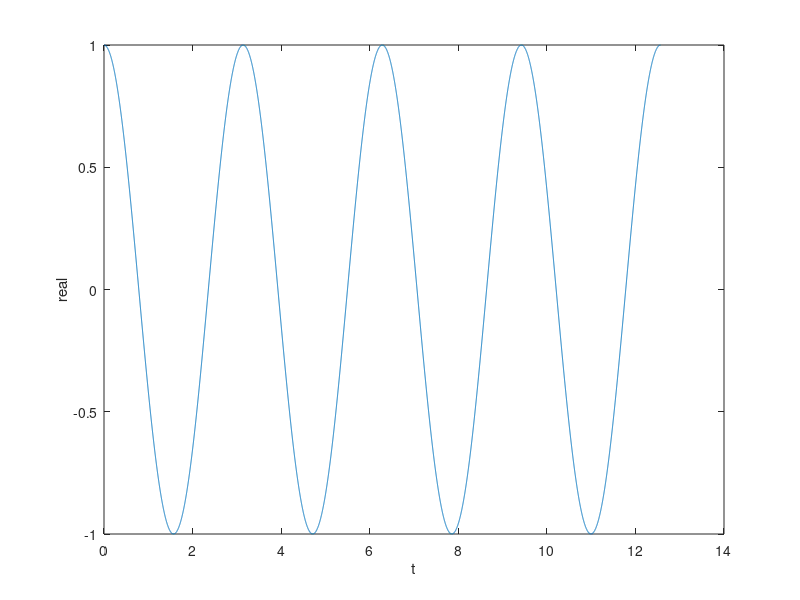
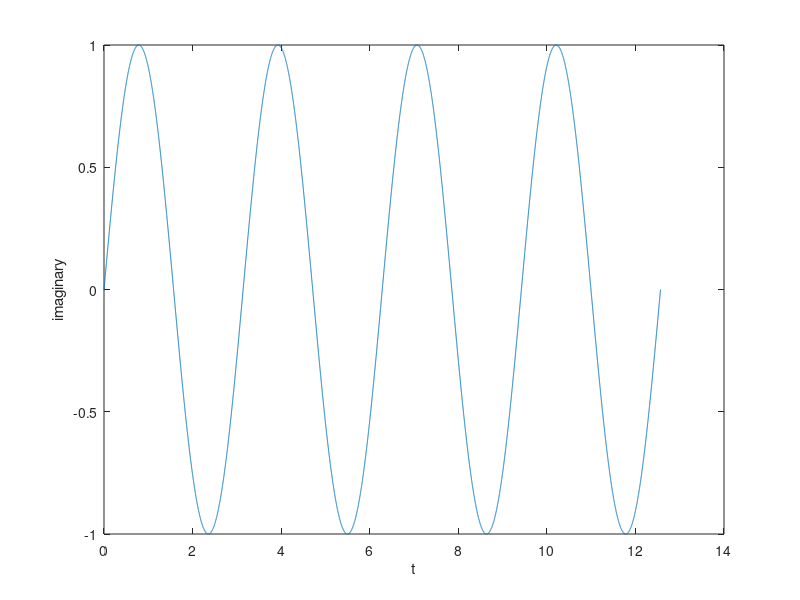
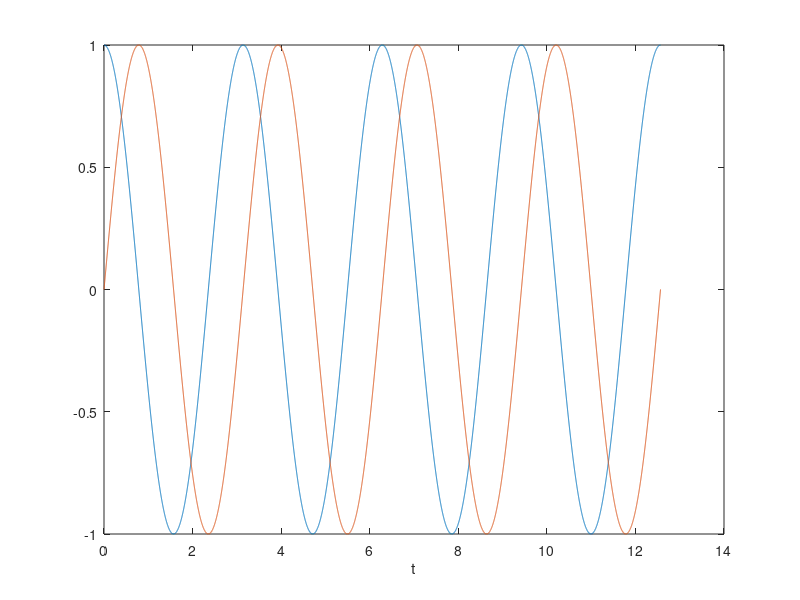
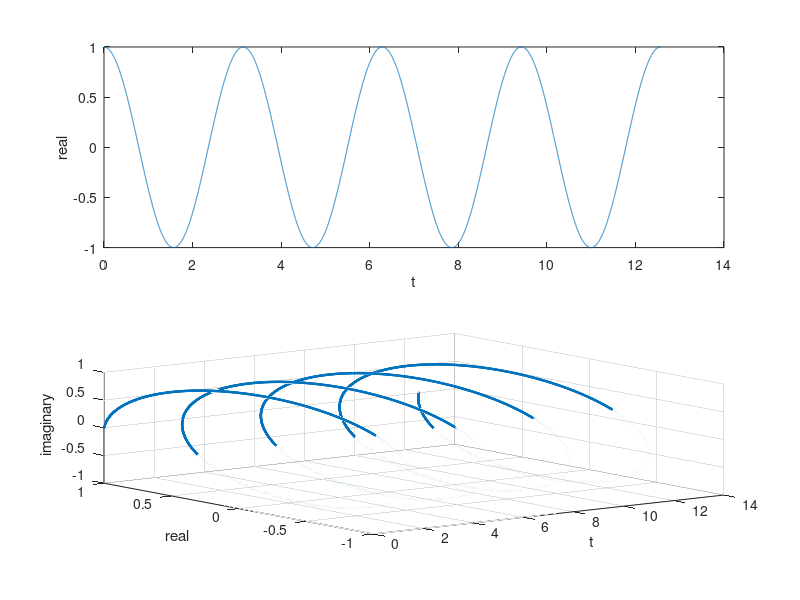

Reproduce these figures in MATLAB, in order.
% Plot complex exponential signal

%% specify time frame [t0:t_step:t1]
t0 = 0;
t1 = 4*pi;
t_step = t1*1000;

% create time sequence t
t = linspace(t0, t1, t_step);

%% Generate Signals
% fundamental period T_0 (sec)
T_0 = pi;

% fundamental frequency
w_0 = 2*pi/T_0;

% Euler's number 
e = exp(1);

% x(t) = e ^ (j * w_0 * t)
x = e .^ (1i .* w_0 .* t);

% real part of x
re_x = real(x);

% imaginart part of x
im_x = imag(x);

%% Plot in separate figure

figure();
plot(t,re_x);
xlabel('t');
ylabel('real');

figure();
plot(t,im_x);
xlabel('t');
ylabel('imaginary');

figure();
plot(t,re_x);
hold();
plot(t,im_x);
xlabel('t');


%% subplot

figure();
subplot(2,1,1);
plot(t,re_x);
xlabel('t');
ylabel('real');

subplot(2,1,2);
plot(t,im_x);
xlabel('t');
ylabel('imaginary');

%% 3D Plot

% now we have 3-axis data : t, re_x, im_x
% plot point in 3d space -> scatter3(X,Y,Z,S,C) parameter order spcify axis to plot
% for quick manual type help scatter3 in command window

scatter3(t,re_x,im_x, 1)

% add label to graph
xlabel('t');
ylabel('real') 
zlabel('imaginary') 


